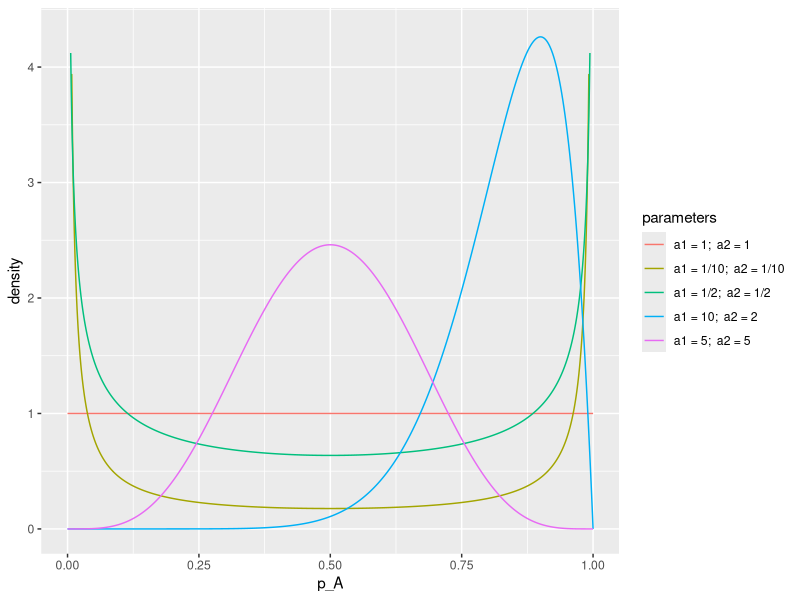
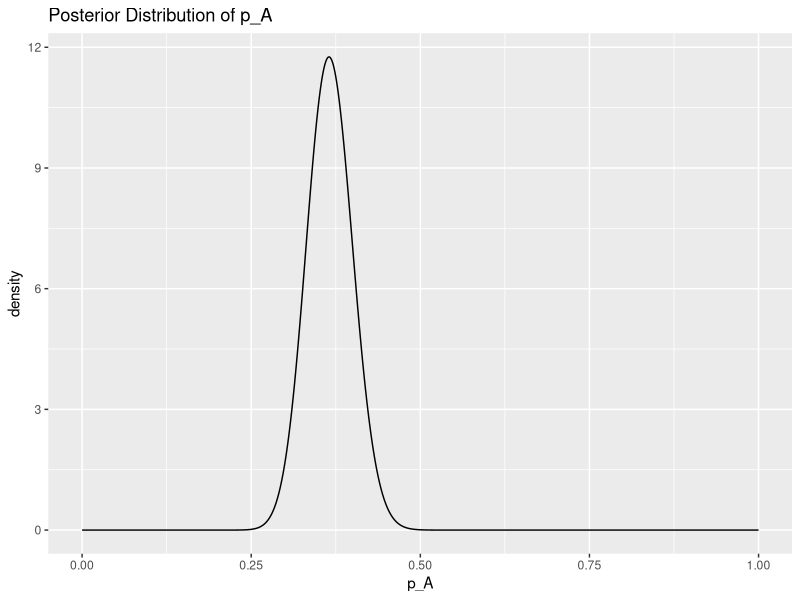
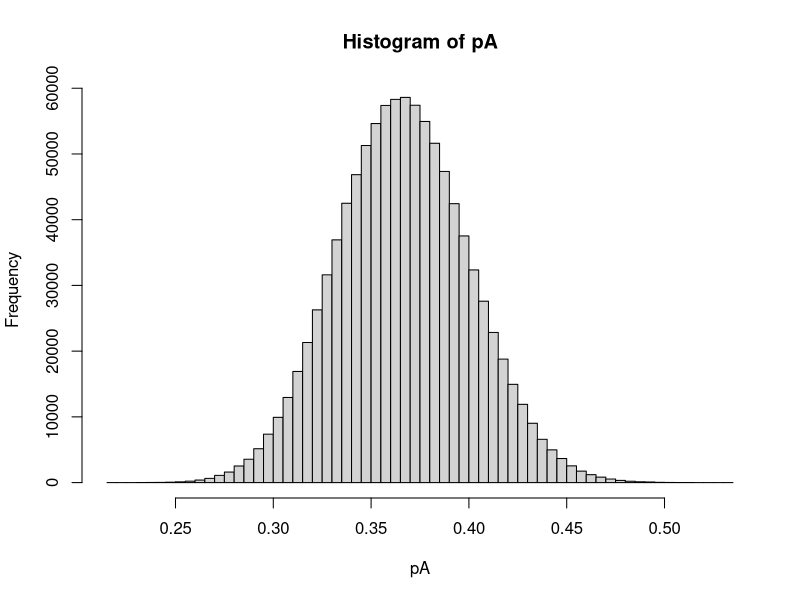
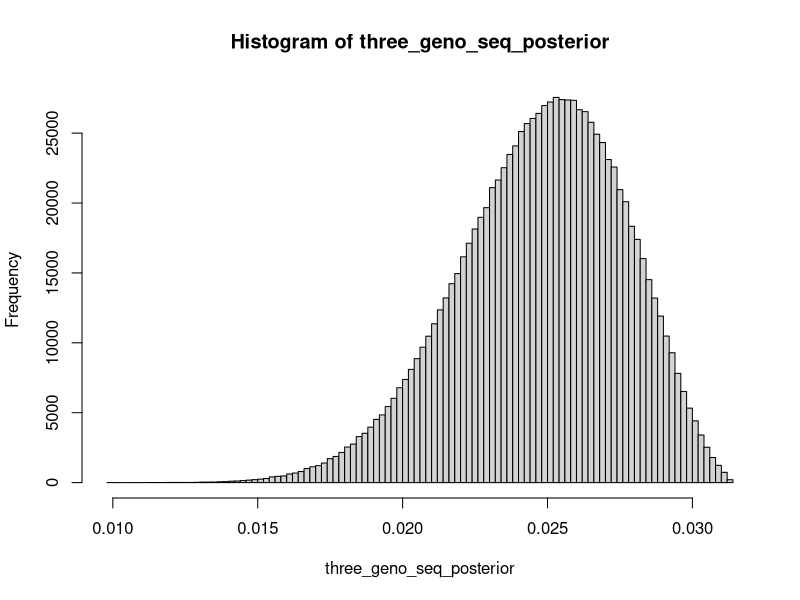
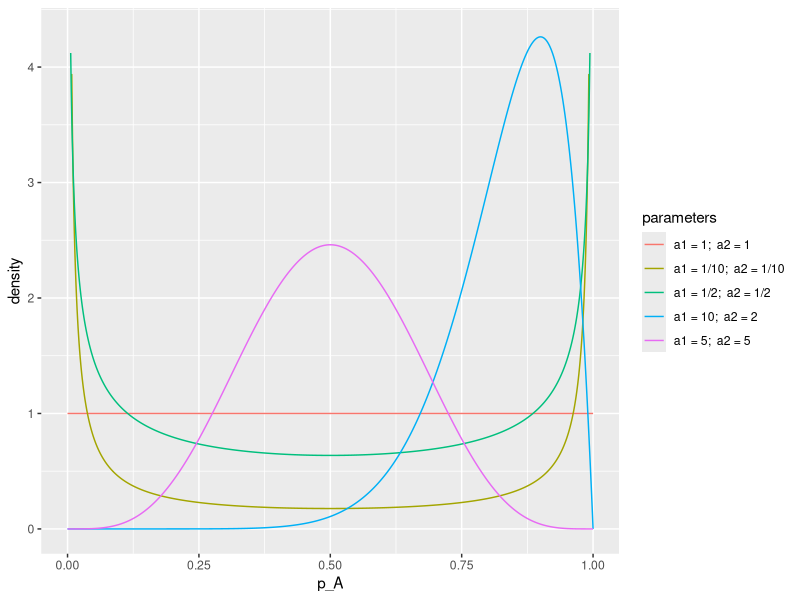
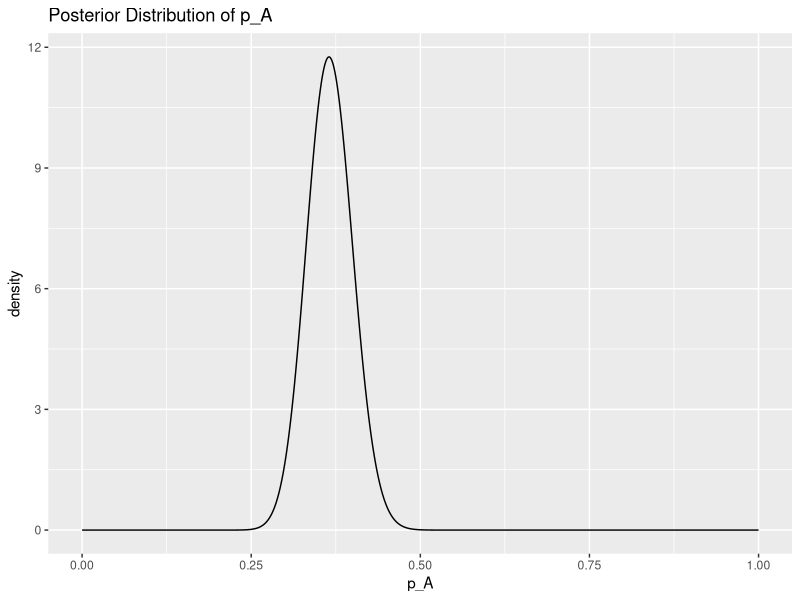

Recreate these plots in R, in order.
## ---- chunk 1
library(tidyverse)
## ---- chunk 2
library(tidyverse)
xs <- seq(0,1, by = 0.001)
atib <- list(
  `a1 = 1/10;  a2 = 1/10` = tibble(p_A = xs, density = dbeta(xs, 0.1, 0.1)),
  `a1 = 1/2;  a2 = 1/2` = tibble(p_A = xs, density = dbeta(xs, 0.5, 0.5)),
  `a1 = 1;  a2 = 1` = tibble(p_A = xs, density = dbeta(xs, 1, 1)),
  `a1 = 5;  a2 = 5` = tibble(p_A = xs, density = dbeta(xs, 5, 5)),
  `a1 = 10;  a2 = 2` = tibble(p_A = xs, density = dbeta(xs, 10, 2))
) %>%
  bind_rows(.id = "parameters")

g <- ggplot(atib, aes(x = p_A, y = density, colour = parameters)) +
  geom_line() +
  ylim(0, 4.3)


ggsave(g, filename = "figures/beta_densities.pdf", width = 7, height = 5)

g
## ---- chunk 3
xs <- seq(0, 1, by = 0.001)
btib <- tibble(p_A = xs,
               density = dbeta(xs, 74, 128))
g <- ggplot(btib, aes(x = p_A, y = density)) +
  geom_line() +
  ggtitle("Posterior Distribution of p_A")


ggsave(g, filename = "figures/pa_posterior.pdf", width = 7, height = 5)

g
## ---- chunk 4
pA <- rbeta(n = 10^6, 74, 128)
## ---- chunk 5
pA[1:10]
## ---- chunk 6
hist(pA, breaks = 100)
## ---- chunk 7
mean(pA)
## ---- chunk 8
median(pA)
## ---- chunk 9
sd(pA)
## ---- chunk 10
quantile(pA, probs = c(0.05, 0.95))
## ---- chunk 11
three_geno_seq_posterior <- pA^2 * 2 * pA * (1 - pA) * (1 - pA)^2
## ---- chunk 12
hist(three_geno_seq_posterior, breaks = 100)
